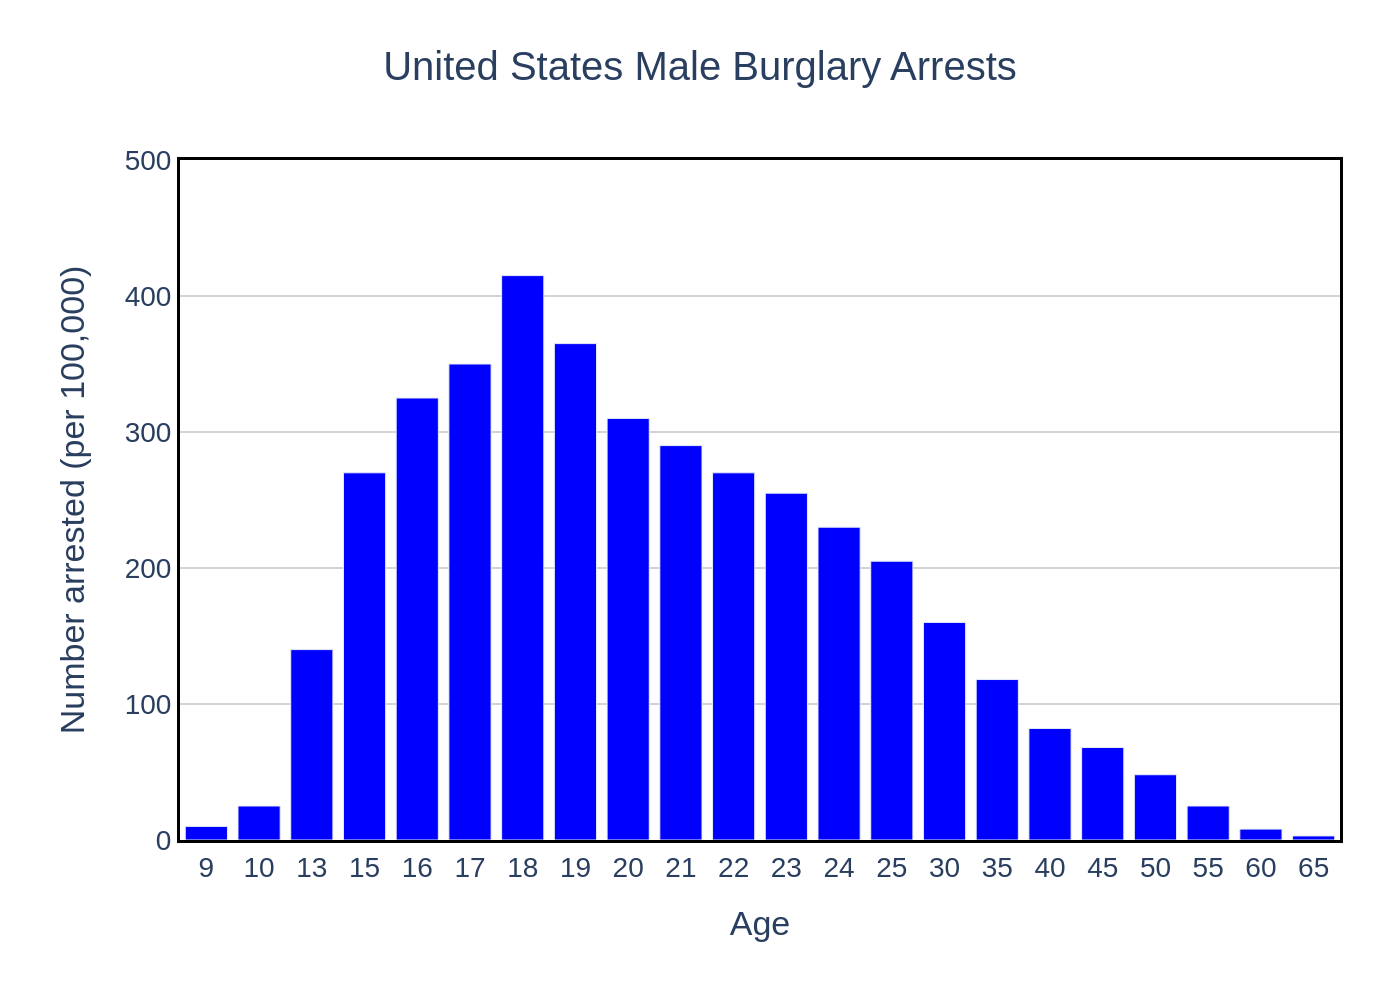

Write the Python code that produced this figure.
import sys
import json
import pathlib
import plotly.graph_objects as go

# Ensure a JSON file path is provided as a command-line argument
if len(sys.argv) != 2:
    print("Usage: python generate_chart.py <json_file_path>")
    sys.exit(1)

json_path = pathlib.Path(sys.argv[1])
if not json_path.is_file():
    print(f"Error: File not found at {json_path}")
    sys.exit(1)

# Load data and text from the specified JSON file
with open(json_path, 'r', encoding='utf-8') as f:
    chart_info = json.load(f)

# Extract data for plotting
chart_data = chart_info.get('chart_data', [])
texts = chart_info.get('texts', {})
colors = chart_info.get('colors', [])

categories = [d.get('category') for d in chart_data]
values = [d.get('value') for d in chart_data]

# Initialize the figure
fig = go.Figure()

# Add the bar trace using data from the JSON
if chart_data:
    fig.add_trace(go.Bar(
        x=categories,
        y=values,
        marker_color=colors[0] if colors else None,
        name=''  # Use an empty name to hide from legend
    ))

# Combine title and subtitle using HTML for rich text formatting
title_text = texts.get('title', '')
subtitle_text = texts.get('subtitle')
if subtitle_text:
    title_text = f"<b>{title_text}</b><br><sub>{subtitle_text}</sub>"

# Configure the layout of the chart
fig.update_layout(
    title=dict(
        text=title_text,
        x=0.5,
        font=dict(size=20)
    ),
    xaxis=dict(
        title_text=texts.get('x_axis_title'),
        type='category',
        showline=True,
        linewidth=1.5,
        linecolor='black',
        mirror=True,
        tickfont=dict(size=14)
    ),
    yaxis=dict(
        title_text=texts.get('y_axis_title'),
        range=[0, 500],
        showgrid=True,
        gridcolor='lightgray',
        gridwidth=1,
        showline=True,
        linewidth=1.5,
        linecolor='black',
        mirror=True,
        tickfont=dict(size=14)
    ),
    font=dict(
        family="Arial",
        size=14
    ),
    plot_bgcolor='white',
    showlegend=False,
    margin=dict(l=90, r=30, t=80, b=80),
)

# Add source text as an annotation if it exists
source_text = texts.get('source')
if source_text:
    fig.add_annotation(
        text=source_text,
        xref="paper", yref="paper",
        x=0, y=-0.2,
        showarrow=False,
        align="left",
        xanchor="left",
        yanchor="top",
        font=dict(size=12)
    )

# Determine the output filename and save the chart as a PNG image
output_path = json_path.with_suffix('.png')
fig.write_image(output_path, scale=2)

print(f"Chart saved to {output_path}")
